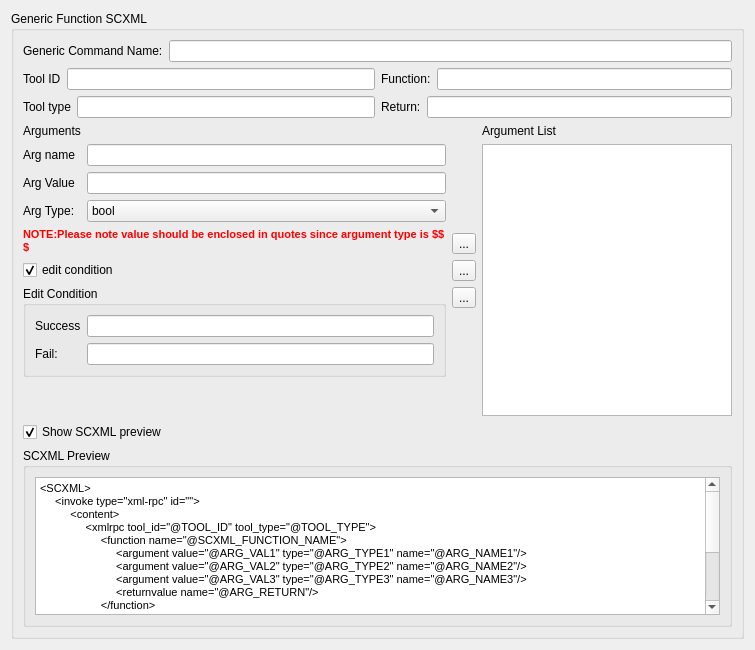
<?xml version="1.0" encoding="UTF-8"?>
<ui version="4.0">
 <class>GTAActionGenericFunctionWidget</class>
 <widget class="QWidget" name="GTAActionGenericFunctionWidget">
  <property name="geometry">
   <rect>
    <x>0</x>
    <y>0</y>
    <width>755</width>
    <height>650</height>
   </rect>
  </property>
  <property name="windowTitle">
   <string>Form</string>
  </property>
  <layout class="QGridLayout" name="gridLayout_4">
   <item row="0" column="0">
    <widget class="QGroupBox" name="groupBox">
     <property name="title">
      <string>Generic Function SCXML</string>
     </property>
     <layout class="QGridLayout" name="gridLayout_2">
      <item row="1" column="1">
       <layout class="QHBoxLayout" name="horizontalLayout_5">
        <item>
         <widget class="QLabel" name="label_5">
          <property name="text">
           <string>Tool ID</string>
          </property>
         </widget>
        </item>
        <item>
         <widget class="QLineEdit" name="ToolIDLE"/>
        </item>
       </layout>
      </item>
      <item row="1" column="2">
       <layout class="QHBoxLayout" name="horizontalLayout_2">
        <item>
         <widget class="QLabel" name="label_3">
          <property name="text">
           <string>Function:</string>
          </property>
         </widget>
        </item>
        <item>
         <widget class="QLineEdit" name="functionNameLE"/>
        </item>
       </layout>
      </item>
      <item row="3" column="1" colspan="2">
       <layout class="QGridLayout" name="gridLayout">
        <item row="0" column="0" rowspan="2">
         <layout class="QFormLayout" name="formLayout">
          <property name="fieldGrowthPolicy">
           <enum>QFormLayout::AllNonFixedFieldsGrow</enum>
          </property>
          <item row="0" column="0">
           <widget class="QLabel" name="label_11">
            <property name="text">
             <string>Arguments</string>
            </property>
           </widget>
          </item>
          <item row="1" column="0">
           <widget class="QLabel" name="label">
            <property name="text">
             <string>Arg name</string>
            </property>
           </widget>
          </item>
          <item row="1" column="1">
           <widget class="QLineEdit" name="ArgNameLE"/>
          </item>
          <item row="2" column="0">
           <widget class="QLabel" name="label_8">
            <property name="text">
             <string>Arg Value</string>
            </property>
           </widget>
          </item>
          <item row="2" column="1">
           <widget class="QLineEdit" name="ArgValueLE"/>
          </item>
          <item row="3" column="0">
           <widget class="QLabel" name="label_9">
            <property name="text">
             <string>Arg Type:</string>
            </property>
           </widget>
          </item>
          <item row="6" column="0" colspan="2">
           <widget class="QGroupBox" name="groupBox_2">
            <property name="title">
             <string>Edit Condition</string>
            </property>
            <layout class="QFormLayout" name="formLayout_2">
             <item row="2" column="0">
              <widget class="QLabel" name="label_12">
               <property name="text">
                <string>Fail:</string>
               </property>
              </widget>
             </item>
             <item row="2" column="1">
              <widget class="QLineEdit" name="failConditonLE"/>
             </item>
             <item row="1" column="1">
              <widget class="QLineEdit" name="successConditionLE"/>
             </item>
             <item row="1" column="0">
              <widget class="QLabel" name="label_13">
               <property name="text">
                <string>Success</string>
               </property>
              </widget>
             </item>
            </layout>
           </widget>
          </item>
          <item row="5" column="0" colspan="2">
           <widget class="QCheckBox" name="editConditionCB">
            <property name="text">
             <string>edit condition</string>
            </property>
            <property name="checked">
             <bool>true</bool>
            </property>
           </widget>
          </item>
          <item row="4" column="0" colspan="2">
           <widget class="QLabel" name="warningNoteLB">
            <property name="text">
             <string>&lt;!DOCTYPE HTML PUBLIC &quot;-//W3C//DTD HTML 4.0//EN&quot; &quot;http://www.w3.org/TR/REC-html40/strict.dtd&quot;&gt;
&lt;html&gt;&lt;head&gt;&lt;meta name=&quot;qrichtext&quot; content=&quot;1&quot; /&gt;&lt;style type=&quot;text/css&quot;&gt;
p, li { white-space: pre-wrap; }
&lt;/style&gt;&lt;/head&gt;&lt;body style=&quot; font-family:'MS Shell Dlg 2'; font-size:8.25pt; font-weight:400; font-style:normal;&quot;&gt;
&lt;p style=&quot; margin-top:0px; margin-bottom:0px; margin-left:0px; margin-right:0px; -qt-block-indent:0; text-indent:0px;&quot;&gt;&lt;span style=&quot; font-size:8pt; font-weight:600; color:#ff0000;&quot;&gt;NOTE:Please note value should be enclosed in quotes since argument type is $$$&lt;/span&gt;&lt;/p&gt;&lt;/body&gt;&lt;/html&gt;</string>
            </property>
            <property name="wordWrap">
             <bool>true</bool>
            </property>
           </widget>
          </item>
          <item row="3" column="1">
           <widget class="QComboBox" name="ArgTypeCB">
            <item>
             <property name="text">
              <string>bool</string>
             </property>
            </item>
            <item>
             <property name="text">
              <string>float</string>
             </property>
            </item>
            <item>
             <property name="text">
              <string>int</string>
             </property>
            </item>
            <item>
             <property name="text">
              <string>string</string>
             </property>
            </item>
           </widget>
          </item>
         </layout>
        </item>
        <item row="0" column="1" rowspan="2">
         <layout class="QVBoxLayout" name="verticalLayout_3">
          <item>
           <spacer name="verticalSpacer_2">
            <property name="orientation">
             <enum>Qt::Vertical</enum>
            </property>
            <property name="sizeHint" stdset="0">
             <size>
              <width>20</width>
              <height>40</height>
             </size>
            </property>
           </spacer>
          </item>
          <item>
           <widget class="QToolButton" name="addArgumentPB">
            <property name="text">
             <string>...</string>
            </property>
            <property name="icon">
             <iconset resource="../resource.qrc">
              <normaloff>:/images/forms/img/Add.png</normaloff>:/images/forms/img/Add.png</iconset>
            </property>
           </widget>
          </item>
          <item>
           <widget class="QToolButton" name="deleteArgumentPB">
            <property name="text">
             <string>...</string>
            </property>
            <property name="icon">
             <iconset resource="../resource.qrc">
              <normaloff>:/images/forms/img/Remove.png</normaloff>:/images/forms/img/Remove.png</iconset>
            </property>
           </widget>
          </item>
          <item>
           <widget class="QToolButton" name="editArgumentPB">
            <property name="text">
             <string>...</string>
            </property>
            <property name="icon">
             <iconset resource="../resource.qrc">
              <normaloff>:/images/forms/img/EDIT.png</normaloff>:/images/forms/img/EDIT.png</iconset>
            </property>
           </widget>
          </item>
          <item>
           <spacer name="verticalSpacer">
            <property name="orientation">
             <enum>Qt::Vertical</enum>
            </property>
            <property name="sizeHint" stdset="0">
             <size>
              <width>20</width>
              <height>40</height>
             </size>
            </property>
           </spacer>
          </item>
         </layout>
        </item>
        <item row="0" column="2">
         <widget class="QLabel" name="label_7">
          <property name="maximumSize">
           <size>
            <width>200</width>
            <height>16777215</height>
           </size>
          </property>
          <property name="text">
           <string>Argument List</string>
          </property>
         </widget>
        </item>
        <item row="1" column="2">
         <widget class="QListWidget" name="argumentLstLW">
          <property name="maximumSize">
           <size>
            <width>250</width>
            <height>16777215</height>
           </size>
          </property>
         </widget>
        </item>
       </layout>
      </item>
      <item row="2" column="2">
       <layout class="QHBoxLayout" name="horizontalLayout">
        <item>
         <widget class="QLabel" name="label_4">
          <property name="text">
           <string>Return:</string>
          </property>
         </widget>
        </item>
        <item>
         <widget class="QLineEdit" name="funReturnLE"/>
        </item>
       </layout>
      </item>
      <item row="2" column="1">
       <layout class="QHBoxLayout" name="horizontalLayout_3">
        <item>
         <widget class="QLabel" name="label_2">
          <property name="text">
           <string>Tool type</string>
          </property>
         </widget>
        </item>
        <item>
         <widget class="QLineEdit" name="ToolTypeLE"/>
        </item>
       </layout>
      </item>
      <item row="0" column="1" colspan="2">
       <layout class="QHBoxLayout" name="horizontalLayout_4">
        <item>
         <widget class="QLabel" name="label_10">
          <property name="text">
           <string>Generic Command Name:</string>
          </property>
         </widget>
        </item>
        <item>
         <widget class="QLineEdit" name="commandNameLE"/>
        </item>
       </layout>
      </item>
      <item row="7" column="1" colspan="2">
       <widget class="QGroupBox" name="groupBox_3">
        <property name="sizePolicy">
         <sizepolicy hsizetype="Preferred" vsizetype="Expanding">
          <horstretch>0</horstretch>
          <verstretch>0</verstretch>
         </sizepolicy>
        </property>
        <property name="title">
         <string>SCXML Preview</string>
        </property>
        <layout class="QGridLayout" name="gridLayout_3">
         <item row="0" column="0">
          <widget class="QTextEdit" name="previewTE">
           <property name="horizontalScrollBarPolicy">
            <enum>Qt::ScrollBarAsNeeded</enum>
           </property>
           <property name="readOnly">
            <bool>true</bool>
           </property>
           <property name="html">
            <string>&lt;!DOCTYPE HTML PUBLIC &quot;-//W3C//DTD HTML 4.0//EN&quot; &quot;http://www.w3.org/TR/REC-html40/strict.dtd&quot;&gt;
&lt;html&gt;&lt;head&gt;&lt;meta name=&quot;qrichtext&quot; content=&quot;1&quot; /&gt;&lt;style type=&quot;text/css&quot;&gt;
p, li { white-space: pre-wrap; }
&lt;/style&gt;&lt;/head&gt;&lt;body style=&quot; font-family:'MS Shell Dlg 2'; font-size:8.25pt; font-weight:400; font-style:normal;&quot;&gt;
&lt;p style=&quot; margin-top:0px; margin-bottom:0px; margin-left:0px; margin-right:0px; -qt-block-indent:0; text-indent:0px;&quot;&gt;&lt;span style=&quot; font-size:8pt;&quot;&gt;&amp;lt;SCXML&amp;gt;&lt;/span&gt;&lt;/p&gt;
&lt;p style=&quot; margin-top:0px; margin-bottom:0px; margin-left:0px; margin-right:0px; -qt-block-indent:0; text-indent:0px;&quot;&gt;&lt;span style=&quot; font-size:8pt;&quot;&gt;     &amp;lt;invoke type=&amp;quot;xml-rpc&amp;quot; id=&amp;quot;&amp;quot;&amp;gt;&lt;/span&gt;&lt;/p&gt;
&lt;p style=&quot; margin-top:0px; margin-bottom:0px; margin-left:0px; margin-right:0px; -qt-block-indent:0; text-indent:0px;&quot;&gt;&lt;span style=&quot; font-size:8pt;&quot;&gt;          &amp;lt;content&amp;gt;&lt;/span&gt;&lt;/p&gt;
&lt;p style=&quot; margin-top:0px; margin-bottom:0px; margin-left:0px; margin-right:0px; -qt-block-indent:0; text-indent:0px;&quot;&gt;&lt;span style=&quot; font-size:8pt;&quot;&gt;               &amp;lt;xmlrpc tool_id=&amp;quot;@TOOL_ID&amp;quot; tool_type=&amp;quot;@TOOL_TYPE&amp;quot;&amp;gt;&lt;/span&gt;&lt;/p&gt;
&lt;p style=&quot; margin-top:0px; margin-bottom:0px; margin-left:0px; margin-right:0px; -qt-block-indent:0; text-indent:0px;&quot;&gt;&lt;span style=&quot; font-size:8pt;&quot;&gt;                    &amp;lt;function name=&amp;quot;@SCXML_FUNCTION_NAME&amp;quot;&amp;gt;                    &lt;/span&gt;&lt;/p&gt;
&lt;p style=&quot; margin-top:0px; margin-bottom:0px; margin-left:0px; margin-right:0px; -qt-block-indent:0; text-indent:0px;&quot;&gt;&lt;span style=&quot; font-size:8pt;&quot;&gt;                         &amp;lt;argument value=&amp;quot;@ARG_VAL1&amp;quot; type=&amp;quot;@ARG_TYPE1&amp;quot; name=&amp;quot;@ARG_NAME1&amp;quot;/&amp;gt;&lt;/span&gt;&lt;/p&gt;
&lt;p style=&quot; margin-top:0px; margin-bottom:0px; margin-left:0px; margin-right:0px; -qt-block-indent:0; text-indent:0px;&quot;&gt;&lt;span style=&quot; font-size:8pt;&quot;&gt;                         &amp;lt;argument value=&amp;quot;@ARG_VAL2&amp;quot; type=&amp;quot;@ARG_TYPE2&amp;quot; name=&amp;quot;@ARG_NAME2&amp;quot;/&amp;gt;&lt;/span&gt;&lt;/p&gt;
&lt;p style=&quot; margin-top:0px; margin-bottom:0px; margin-left:0px; margin-right:0px; -qt-block-indent:0; text-indent:0px;&quot;&gt;&lt;span style=&quot; font-size:8pt;&quot;&gt;                         &amp;lt;argument value=&amp;quot;@ARG_VAL3&amp;quot; type=&amp;quot;@ARG_TYPE3&amp;quot; name=&amp;quot;@ARG_NAME3&amp;quot;/&amp;gt;&lt;/span&gt;&lt;/p&gt;
&lt;p style=&quot; margin-top:0px; margin-bottom:0px; margin-left:0px; margin-right:0px; -qt-block-indent:0; text-indent:0px;&quot;&gt;&lt;span style=&quot; font-size:8pt;&quot;&gt;                         &amp;lt;returnvalue name=&amp;quot;@ARG_RETURN&amp;quot;/&amp;gt;&lt;/span&gt;&lt;/p&gt;
&lt;p style=&quot; margin-top:0px; margin-bottom:0px; margin-left:0px; margin-right:0px; -qt-block-indent:0; text-indent:0px;&quot;&gt;&lt;span style=&quot; font-size:8pt;&quot;&gt;                    &amp;lt;/function&amp;gt;&lt;/span&gt;&lt;/p&gt;
&lt;p style=&quot; margin-top:0px; margin-bottom:0px; margin-left:0px; margin-right:0px; -qt-block-indent:0; text-indent:0px;&quot;&gt;&lt;span style=&quot; font-size:8pt;&quot;&gt;               &amp;lt;/xmlrpc&amp;gt;&lt;/span&gt;&lt;/p&gt;
&lt;p style=&quot; margin-top:0px; margin-bottom:0px; margin-left:0px; margin-right:0px; -qt-block-indent:0; text-indent:0px;&quot;&gt;&lt;span style=&quot; font-size:8pt;&quot;&gt;          &amp;lt;/content&amp;gt;&lt;/span&gt;&lt;/p&gt;
&lt;p style=&quot; margin-top:0px; margin-bottom:0px; margin-left:0px; margin-right:0px; -qt-block-indent:0; text-indent:0px;&quot;&gt;&lt;span style=&quot; font-size:8pt;&quot;&gt;          &amp;lt;finalize&amp;gt;&lt;/span&gt;&lt;/p&gt;
&lt;p style=&quot; margin-top:0px; margin-bottom:0px; margin-left:0px; margin-right:0px; -qt-block-indent:0; text-indent:0px;&quot;&gt;&lt;span style=&quot; font-size:8pt;&quot;&gt;               &amp;lt;assign expr=&amp;quot;_event.data.@ARG_RETURN&amp;quot; location=&amp;quot;@LOCATION&amp;quot;/&amp;gt;&lt;/span&gt;&lt;/p&gt;
&lt;p style=&quot; margin-top:0px; margin-bottom:0px; margin-left:0px; margin-right:0px; -qt-block-indent:0; text-indent:0px;&quot;&gt;&lt;span style=&quot; font-size:8pt;&quot;&gt;          &amp;lt;/finalize&amp;gt;&lt;/span&gt;&lt;/p&gt;
&lt;p style=&quot; margin-top:0px; margin-bottom:0px; margin-left:0px; margin-right:0px; -qt-block-indent:0; text-indent:0px;&quot;&gt;&lt;span style=&quot; font-size:8pt;&quot;&gt;     &amp;lt;/invoke&amp;gt;&lt;/span&gt;&lt;/p&gt;
&lt;p style=&quot; margin-top:0px; margin-bottom:0px; margin-left:0px; margin-right:0px; -qt-block-indent:0; text-indent:0px;&quot;&gt;&lt;span style=&quot; font-size:8pt;&quot;&gt;     &amp;lt;transition cond=&amp;quot;@LOCATION.STATUS&amp;quot;/&amp;gt;&lt;/span&gt;&lt;/p&gt;
&lt;p style=&quot; margin-top:0px; margin-bottom:0px; margin-left:0px; margin-right:0px; -qt-block-indent:0; text-indent:0px;&quot;&gt;&lt;span style=&quot; font-size:8pt;&quot;&gt;&amp;lt;/SCXML&amp;gt;&lt;/span&gt;&lt;/p&gt;&lt;/body&gt;&lt;/html&gt;</string>
           </property>
          </widget>
         </item>
        </layout>
       </widget>
      </item>
      <item row="5" column="1" colspan="2">
       <widget class="QCheckBox" name="previewCB">
        <property name="text">
         <string>Show SCXML preview</string>
        </property>
        <property name="checked">
         <bool>true</bool>
        </property>
       </widget>
      </item>
     </layout>
    </widget>
   </item>
   <item row="1" column="0">
    <spacer name="verticalSpacer_3">
     <property name="orientation">
      <enum>Qt::Vertical</enum>
     </property>
     <property name="sizeHint" stdset="0">
      <size>
       <width>20</width>
       <height>40</height>
      </size>
     </property>
    </spacer>
   </item>
  </layout>
 </widget>
 <tabstops>
  <tabstop>ToolIDLE</tabstop>
  <tabstop>functionNameLE</tabstop>
  <tabstop>ToolTypeLE</tabstop>
  <tabstop>funReturnLE</tabstop>
  <tabstop>ArgNameLE</tabstop>
  <tabstop>ArgValueLE</tabstop>
  <tabstop>addArgumentPB</tabstop>
  <tabstop>deleteArgumentPB</tabstop>
  <tabstop>editArgumentPB</tabstop>
  <tabstop>argumentLstLW</tabstop>
 </tabstops>
 <resources>
  <include location="../resource.qrc"/>
 </resources>
 <connections>
  <connection>
   <sender>previewCB</sender>
   <signal>toggled(bool)</signal>
   <receiver>groupBox_3</receiver>
   <slot>setVisible(bool)</slot>
   <hints>
    <hint type="sourcelabel">
     <x>29</x>
     <y>337</y>
    </hint>
    <hint type="destinationlabel">
     <x>133</x>
     <y>374</y>
    </hint>
   </hints>
  </connection>
  <connection>
   <sender>editConditionCB</sender>
   <signal>toggled(bool)</signal>
   <receiver>groupBox_2</receiver>
   <slot>setVisible(bool)</slot>
   <hints>
    <hint type="sourcelabel">
     <x>31</x>
     <y>224</y>
    </hint>
    <hint type="destinationlabel">
     <x>89</x>
     <y>241</y>
    </hint>
   </hints>
  </connection>
 </connections>
</ui>
